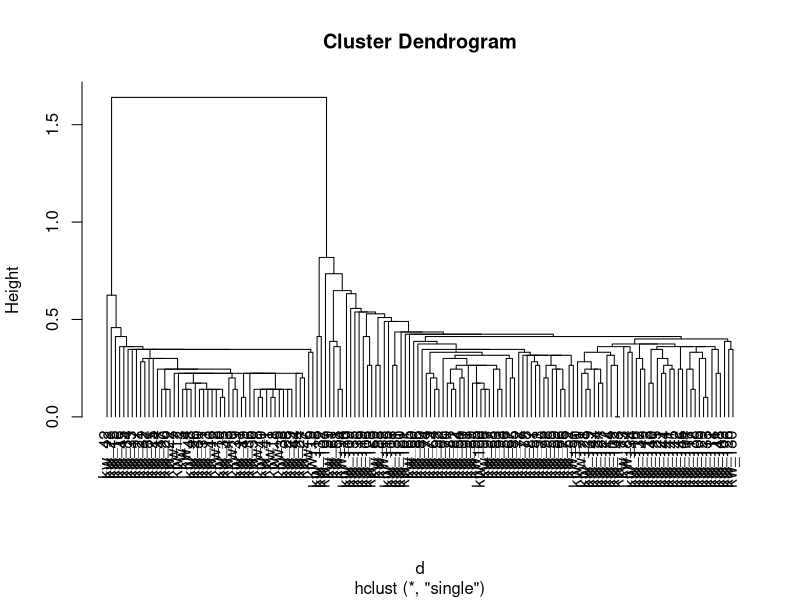
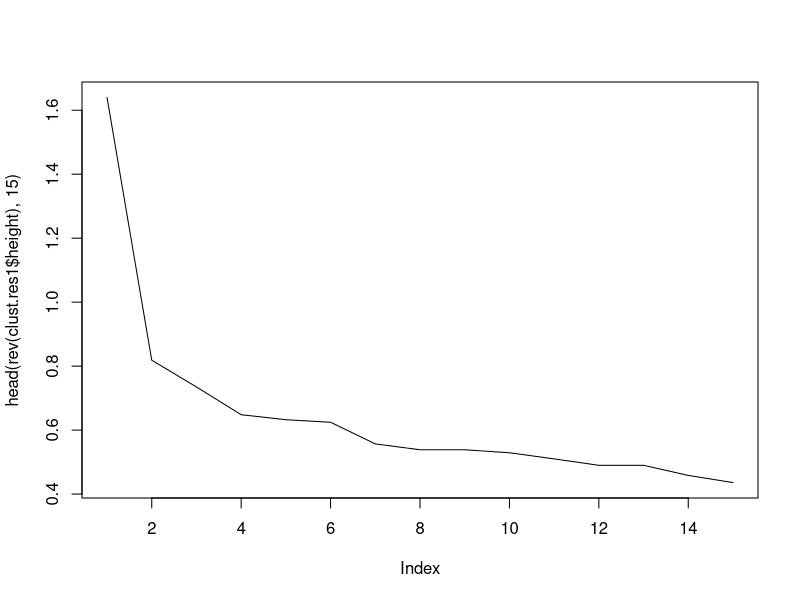

The R script that drew these images, in order:
# Analiza skupień

library(mclust) # indeks Randa

# Przygotowanie zbioru danych
# zbiór iris bez ostatniej kolumny
iris.new<-iris[,!(names(iris)=="Species")]

# dodanie do nazwy obiektu łańcucha "kw_"
rownames(iris.new)<-paste("kw_",rownames(iris.new),sep="")

# obliczenie macierzy odległości
d<-dist(iris.new,method="euclidean")

# Analiza skupień
cat("\nZastosowanie metody najbliższego sąsiedztwa\n")
clust.res1<-hclust(d,method="single")

# wykres (dendrogram)
plot(clust.res1,hang = -1)

# Wykres osuwiska
plot(head(rev(clust.res1$height),15),type="l")

# przecięcie drzewa na wysokości h = 1,2
div1<-cutree(clust.res1,h=1.2)

cat("\nWyniki klasyfikacji po przecięciu drzewa na wysokości 1,2\n")
cat("\nLiczebność klas\n")
print(table(div1))

# informacja o sposobie przypisania obiektów
cat("\nPrzypisanie przykładowych obiektów\n")
print(head(div1,10))

# rzeczywiste przypisanie obiektów
s<-iris$Species

indRand1 <- adjustedRandIndex(s,div1)
cat("\nindRand1 =",indRand1,"\n")

# porównanie wyników rzeczywistych z obliczonymi
tb1 <- table(s,div1)
cat("\nTablica kontyngencji\n")
print(tb1)

# przecięcie drzewa w miejscu podziału na 3 klasy
cat("\nPodział drzewa na trzy klasy\n")

div2<-cutree(clust.res1,k=3)
cat("\nLiczebność klas\n")
print(table(div2))

indRand2 <- adjustedRandIndex(s,div2)
cat("\nindRand2 =",indRand2,"\n")

# porównanie wyników rzeczywistych z obliczonymi
tb2 <- table(s,div2)
cat("\nTablica kontyngencji\n")
print(tb2)


# analiza skupień za pomocą metody Warda
cat("\nZastosowanie metody Warda\n")
clust.res3<-hclust(d,method="ward.D2")

# przecięcie drzewa w miejscu podziału na 3 klasy
cat("\nPodział na trzy klasy\n")
div3<-cutree(clust.res3,k=3)

cat("\nLiczebność klas\n")
print(table(div3))

indRand3 <- adjustedRandIndex(s,div3)
cat("\nindRand3 =",indRand3,"\n")

# porównanie wyników rzeczywistych z obliczonymi
tb3 <- table(s,div3)
cat("\nTablica kontyngencji\n")
print(tb3)


# zastosowanie metody k - średnich
cat("\nZastosowanie metody k-średnich\n")
km.res <- kmeans(iris.new,3)

# wyświetlenie informacji o przynależności do klasy
print(head(km.res$cluster,10))

indRand4 <- adjustedRandIndex(s,km.res$cluster)
cat("\nindRand4 =",indRand4,"\n")

tb4 <- table(s,km.res$cluster)
cat("\nTablica kontyngencji\n")
print(tb4)
